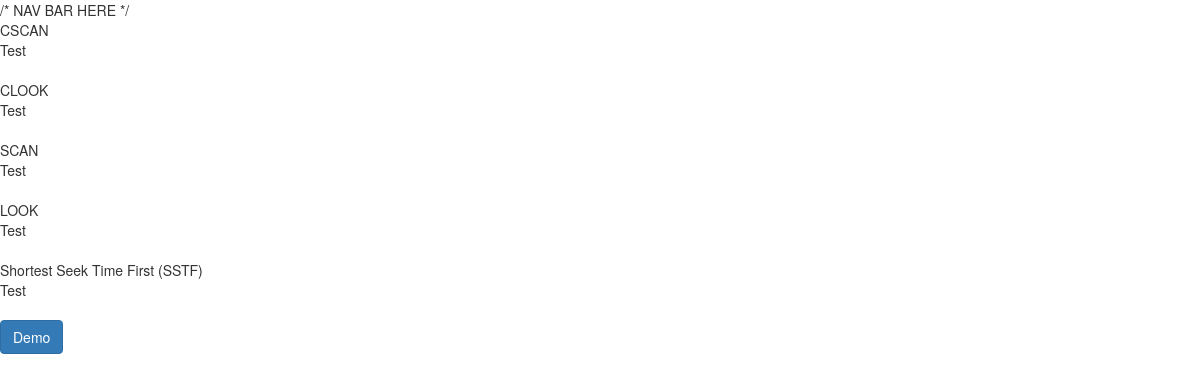
/disk/, run on the app's committed database.
### disk/models.py (models this page shows, shortened)
class DiskSchedAlg(models.Model):
    name = models.CharField(max_length=200)
    description = models.TextField()
    demourl = models.CharField(max_length=200, blank=True)

### disk/views.py (the view)
def home(request):
    algos = DiskSchedAlg.objects.all()
    context = {'algos': algos}
    return render(request, 'disk/index.html',context = context)

### disk/templates/disk/index.html (shortened to what this page needs)
{% extends "ossim/base.html" %}
{% block content %}
<div class="main-container">
{% for alg in algos %}
    <div class="alg-container">
      <div class="alg-name">  {{alg.name}} </div>
      <div class="alg-description">
        {{alg.description}}
      </div>
    </div>
    <br>
{% endfor %}
<a href="/disk/demo/" class="btn btn-primary">Demo</a><br>
</div>
{% endblock %}

### data on the page
DiskSchedAlg: name "CSCAN", description "Test"
DiskSchedAlg: name "CLOOK", description "Test"
DiskSchedAlg: name "SCAN", description "Test"
DiskSchedAlg: name "LOOK", description "Test"
DiskSchedAlg: name "Shortest Seek Time First (SSTF)", description "Test"
